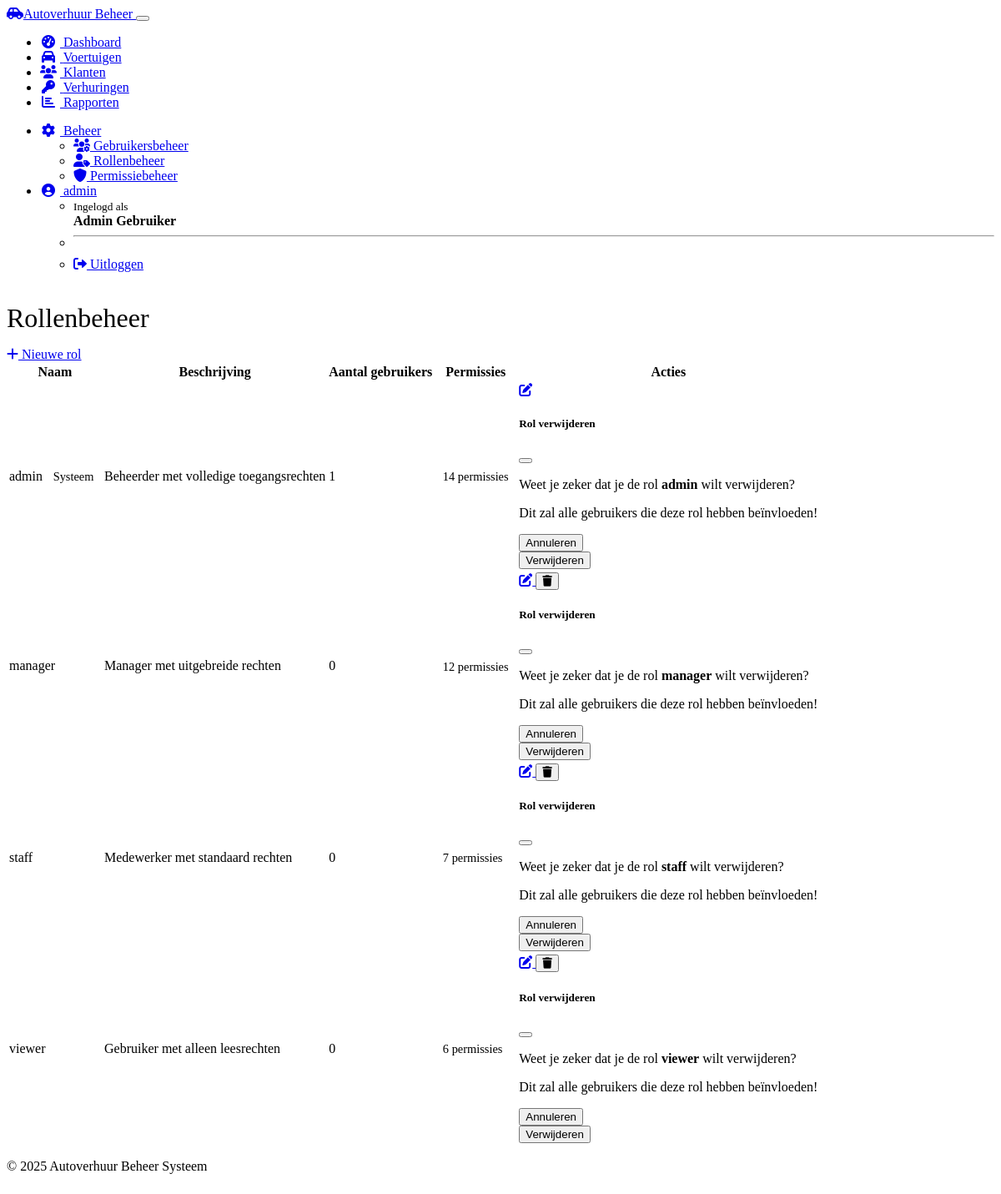
The page /auth/roles (signed in) on the database its author committed.
### models.py (models this page shows, shortened)
class User(UserMixin, db.Model):
    id = db.Column(db.Integer, primary_key=True)
    username = db.Column(db.String(64), unique=True, nullable=False)
    email = db.Column(db.String(120), unique=True, nullable=False)
    password_hash = db.Column(db.String(256), nullable=False)
    first_name = db.Column(db.String(64))
    last_name = db.Column(db.String(64))
    is_active = db.Column(db.Boolean, default=True)
    last_login = db.Column(db.DateTime)
    created_at = db.Column(db.DateTime, default=datetime.utcnow)
    roles = db.relationship('Role', secondary=user_roles, lazy='subquery',
                           backref=db.backref('users', lazy=True))
    @property
    def full_name(self):
        if self.first_name and self.last_name:
            return f"{self.first_name} {self.last_name}"
        return self.username
    def has_role(self, role_name):
        return any(role.name == role_name for role in self.roles)

class Role(db.Model):
    id = db.Column(db.Integer, primary_key=True)
    name = db.Column(db.String(64), unique=True, nullable=False)
    description = db.Column(db.String(255))
    permissions = db.relationship('Permission', secondary='role_permissions', lazy='subquery',
                                 backref=db.backref('roles', lazy=True))

### auth.py (the view)
@auth_bp.route('/roles')
@login_required
@admin_required
def roles():
    roles = Role.query.all()
    permissions = Permission.query.all()
    return render_template('auth/roles.html', roles=roles, permissions=permissions)

### auth.py (called while the page is built)
def role_required(role_name):
    def decorator(f):
        @wraps(f)
        def decorated_function(*args, **kwargs):
            if not current_user.is_authenticated or not current_user.has_role(role_name):
                flash(f'Je hebt niet de benodigde rol ({role_name}) om deze actie uit te voeren.', 'danger')
                return redirect(url_for('dashboard'))
            return f(*args, **kwargs)
        return decorated_function
    return decorator

### models.py (called while the page is built)
@login_manager.user_loader
def load_user(user_id):
    return User.query.get(int(user_id))

### templates/auth/roles.html (shortened to what this page needs)
{% extends 'layout.html' %}
{% block content %}
<div class="container mt-4">
    <div class="d-flex justify-content-between align-items-center mb-4">
        <h1>Rollenbeheer</h1>
        <a href="{{ url_for('auth.add_role') }}" class="btn btn-primary">
            <i class="fas fa-plus me-1"></i> Nieuwe rol
        </a>
    </div>
    <div class="card shadow-sm">
        <div class="card-body">
            <div class="table-responsive">
                <table class="table table-hover">
                    <thead>
                        <tr>
                            <th>Naam</th>
                            <th>Beschrijving</th>
                            <th>Aantal gebruikers</th>
                            <th>Permissies</th>
                            <th class="text-end">Acties</th>
                        </tr>
                    </thead>
                    <tbody>
                        {% for role in roles %}
                            <tr>
                                <td>
                                    <span class="fw-bold">{{ role.name }}</span>
                                    {% if role.name == 'admin' %}
                                        <span class="badge bg-danger ms-2">Systeem</span>
                                    {% endif %}
                                </td>
                                <td>{{ role.description }}</td>
                                <td>{{ role.users|length }}</td>
                                <td>
                                    <span class="badge bg-info">{{ role.permissions|length }} permissies</span>
                                </td>
                                <td class="text-end">
                                    <div class="btn-group">
                                        <a href="{{ url_for('auth.edit_role', id=role.id) }}" class="btn btn-sm btn-outline-primary">
                                            <i class="fas fa-edit"></i>
                                        </a>
                                        {% if role.name != 'admin' %}
                                            <button type="button"
                                                    class="btn btn-sm btn-outline-danger"
                                                    data-bs-toggle="modal"
                                                    data-bs-target="#deleteRoleModal{{ role.id }}">
                                                <i class="fas fa-trash"></i>
                                            </button>
                                        {% endif %}
                                    </div>
                                    <div class="modal fade" id="deleteRoleModal{{ role.id }}" tabindex="-1" aria-hidden="true">
                                        <div class="modal-dialog">
                                            <div class="modal-content">
                                                <div class="modal-header">
                                                    <h5 class="modal-title">Rol verwijderen</h5>
                                                    <button type="button" class="btn-close" data-bs-dismiss="modal" aria-label="Close"></button>
                                                </div>
                                                <div class="modal-body">
                                                    <p>
                                                        Weet je zeker dat je de rol <strong>{{ role.name }}</strong> wilt verwijderen?
                                                    </p>
                                                    <p class="text-danger">
                                                        Dit zal alle gebruikers die deze rol hebben beïnvloeden!
                                                    </p>
                                                </div>
                                                <div class="modal-footer">
                                                    <button type="button" class="btn btn-secondary" data-bs-dismiss="modal">Annuleren</button>
                                                    <form action="{{ url_for('auth.delete_role', id=role.id) }}" method="POST" class="d-inline">
                                                        <button type="submit" class="btn btn-danger">Verwijderen</button>
                                                    </form>
                                                </div>
                                            </div>
                                        </div>
                                    </div>
                                </td>
                            </tr>
                        {% endfor %}
                    </tbody>
                </table>
            </div>
        </div>
    </div>
</div>
{% endblock %}

### templates/layout.html (shortened to what this page needs)
<!DOCTYPE html>
<html lang="nl" data-bs-theme="dark">
<head>
    <link rel="stylesheet" href="https://cdn.replit.com/agent/bootstrap-agent-dark-theme.min.css">
    <link rel="stylesheet" href="https://cdnjs.cloudflare.com/ajax/libs/font-awesome/6.0.0/css/all.min.css">
    <link rel="stylesheet" href="https://cdn.jsdelivr.net/npm/bootstrap-icons@1.10.3/font/bootstrap-icons.css">
    <link rel="stylesheet" href="{{ url_for('static', filename='css/custom.css') }}">
</head>
<body>
    <nav class="navbar navbar-expand-lg navbar-dark bg-dark">
        <div class="container">
            <a class="navbar-brand" href="{{ url_for('dashboard') }}">
                <i class="fas fa-car-side me-2"></i>Autoverhuur Beheer
            </a>
            <button class="navbar-toggler" type="button" data-bs-toggle="collapse" data-bs-target="#navbarNav">
            </button>
            <div class="collapse navbar-collapse" id="navbarNav">
                <ul class="navbar-nav me-auto">
                    <li class="nav-item">
                        <a class="nav-link {% if request.path == '/' %}active{% endif %}" href="{{ url_for('dashboard') }}">
                            <i class="fas fa-tachometer-alt me-1"></i> Dashboard
                        </a>
                    </li>
                    <li class="nav-item">
                        <a class="nav-link {% if '/vehicles' in request.path %}active{% endif %}" href="{{ url_for('vehicles') }}">
                            <i class="fas fa-car me-1"></i> Voertuigen
                        </a>
                    </li>
                    <li class="nav-item">
                        <a class="nav-link {% if '/customers' in request.path %}active{% endif %}" href="{{ url_for('customers') }}">
                            <i class="fas fa-users me-1"></i> Klanten
                        </a>
                    </li>
                    <li class="nav-item">
                        <a class="nav-link {% if '/rentals' in request.path %}active{% endif %}" href="{{ url_for('rentals') }}">
                            <i class="fas fa-key me-1"></i> Verhuringen
                        </a>
                    </li>
                    <li class="nav-item">
                        <a class="nav-link {% if '/reports' in request.path %}active{% endif %}" href="{{ url_for('reports') }}">
                            <i class="fas fa-chart-bar me-1"></i> Rapporten
                        </a>
                    </li>
                </ul>
                <ul class="navbar-nav">
                    {% if current_user.is_authenticated %}
                        {% if current_user.has_role('admin') %}
                            <li class="nav-item dropdown">
                                <a class="nav-link dropdown-toggle {% if '/admin' in request.path %}active{% endif %}"
                                   href="#" id="adminDropdown" role="button"
                                   data-bs-toggle="dropdown" aria-expanded="false">
                                    <i class="fas fa-cog me-1"></i> Beheer
                                </a>
                                <ul class="dropdown-menu dropdown-menu-end" aria-labelledby="adminDropdown">
                                    <li>
                                        <a class="dropdown-item" href="{{ url_for('auth.users') }}">
                                            <i class="fas fa-users-cog me-1"></i> Gebruikersbeheer
                                        </a>
                                    </li>
                                    <li>
                                        <a class="dropdown-item" href="{{ url_for('auth.roles') }}">
                                            <i class="fas fa-user-tag me-1"></i> Rollenbeheer
                                        </a>
                                    </li>
                                    <li>
                                        <a class="dropdown-item" href="{{ url_for('auth.permissions') }}">
                                            <i class="fas fa-shield-alt me-1"></i> Permissiebeheer
                                        </a>
                                    </li>
                                </ul>
                            </li>
                        {% endif %}
                        <li class="nav-item dropdown">
                            <a class="nav-link dropdown-toggle" href="#" id="userDropdown"
                               role="button" data-bs-toggle="dropdown" aria-expanded="false">
                                <i class="fas fa-user-circle me-1"></i> {{ current_user.username }}
                            </a>
                            <ul class="dropdown-menu dropdown-menu-end" aria-labelledby="userDropdown">
                                <li>
                                    <span class="dropdown-item-text text-muted">
                                        <small>Ingelogd als</small><br>
                                        <strong>{{ current_user.full_name }}</strong>
                                    </span>
                                </li>
                                <li><hr class="dropdown-divider"></li>
                                <li>
                                    <a class="dropdown-item" href="{{ url_for('auth.logout') }}">
                                        <i class="fas fa-sign-out-alt me-1"></i> Uitloggen
                                    </a>
                                </li>
                            </ul>
                        </li>
                    {% else %}
                        <li class="nav-item">
                            <a class="nav-link" href="{{ url_for('auth.login') }}">
                                <i class="fas fa-sign-in-alt me-1"></i> Inloggen
                            </a>
                        </li>
                    {% endif %}
                </ul>
            </div>
        </div>
    </nav>
    <div class="container mt-4 mb-5">
        {% block content %}{% endblock %}
    </div>
    <footer class="bg-dark text-light py-3 mt-auto">
        <div class="container text-center">
            <p class="mb-0">&copy; 2025 Autoverhuur Beheer Systeem</p>
        </div>
    </footer>
</body>
</html>

### static/css/custom.css (style rules this page uses)
.card { transition: transform 0.3s ease, box-shadow 0.3s ease; }
.badge { font-size: 0.9em; padding: 0.4em 0.6em; }
body { display: flex; flex-direction: column; min-height: 100vh; }
.container { flex: 1; }
h1, h2 { font-weight: 300; margin-bottom: 1rem; }
.modal-content { border-radius: 0.5rem; }
.modal-header { border-top-left-radius: 0.5rem; border-top-right-radius: 0.5rem; }
.nav-link i { width: 1.25rem; text-align: center; margin-right: 0.25rem; }
.navbar-brand { font-weight: 500; }
footer { margin-top: auto; }

### rows shown on the page
User: username "admin", full_name "Admin Gebruiker"
Role: name "admin", shows "Systeem", description "Beheerder met volledige toegangsrechten", users|length "1", permissions|length "14"
Role: name "manager", description "Manager met uitgebreide rechten", users|length "0", permissions|length "12"
Role: name "staff", description "Medewerker met standaard rechten", users|length "0", permissions|length "7"
Role: name "viewer", description "Gebruiker met alleen leesrechten", users|length "0", permissions|length "6"
